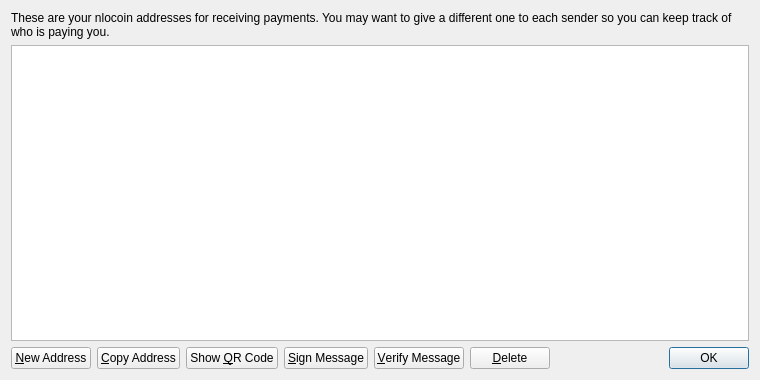
<?xml version="1.0" encoding="UTF-8"?>
<ui version="4.0">
 <class>AddressBookPage</class>
 <widget class="QWidget" name="AddressBookPage">
  <property name="geometry">
   <rect>
    <x>0</x>
    <y>0</y>
    <width>760</width>
    <height>380</height>
   </rect>
  </property>
  <property name="windowTitle">
   <string>Address Book</string>
  </property>
  <layout class="QVBoxLayout" name="verticalLayout">
   <item>
    <widget class="QLabel" name="labelExplanation">
     <property name="text">
      <string>These are your nlocoin addresses for receiving payments. You may want to give a different one to each sender so you can keep track of who is paying you.</string>
     </property>
     <property name="textFormat">
      <enum>Qt::PlainText</enum>
     </property>
     <property name="wordWrap">
      <bool>true</bool>
     </property>
    </widget>
   </item>
   <item>
    <widget class="QTableView" name="tableView">
     <property name="contextMenuPolicy">
      <enum>Qt::CustomContextMenu</enum>
     </property>
     <property name="toolTip">
      <string>Double-click to edit address or label</string>
     </property>
     <property name="tabKeyNavigation">
      <bool>false</bool>
     </property>
     <property name="alternatingRowColors">
      <bool>true</bool>
     </property>
     <property name="selectionMode">
      <enum>QAbstractItemView::SingleSelection</enum>
     </property>
     <property name="selectionBehavior">
      <enum>QAbstractItemView::SelectRows</enum>
     </property>
     <property name="sortingEnabled">
      <bool>true</bool>
     </property>
     <attribute name="verticalHeaderVisible">
      <bool>false</bool>
     </attribute>
    </widget>
   </item>
   <item>
    <layout class="QHBoxLayout" name="horizontalLayout">
     <item>
      <widget class="QPushButton" name="newAddressButton">
       <property name="toolTip">
        <string>Create a new address</string>
       </property>
       <property name="text">
        <string>&amp;New Address</string>
       </property>
       <property name="icon">
        <iconset resource="../bitcoin.qrc">
         <normaloff>:/icons/add</normaloff>:/icons/add</iconset>
       </property>
      </widget>
     </item>
     <item>
      <widget class="QPushButton" name="copyToClipboard">
       <property name="toolTip">
        <string>Copy the currently selected address to the system clipboard</string>
       </property>
       <property name="text">
        <string>&amp;Copy Address</string>
       </property>
       <property name="icon">
        <iconset resource="../bitcoin.qrc">
         <normaloff>:/icons/editcopy</normaloff>:/icons/editcopy</iconset>
       </property>
      </widget>
     </item>
     <item>
      <widget class="QPushButton" name="showQRCode">
       <property name="text">
        <string>Show &amp;QR Code</string>
       </property>
       <property name="icon">
        <iconset resource="../bitcoin.qrc">
         <normaloff>:/icons/qrcode</normaloff>:/icons/qrcode</iconset>
       </property>
      </widget>
     </item>
     <item>
      <widget class="QPushButton" name="signMessage">
       <property name="toolTip">
        <string>Sign a message to prove you own a Bitcoin address</string>
       </property>
       <property name="text">
        <string>&amp;Sign Message</string>
       </property>
       <property name="icon">
        <iconset resource="../bitcoin.qrc">
         <normaloff>:/icons/edit</normaloff>:/icons/edit</iconset>
       </property>
      </widget>
     </item>
     <item>
      <widget class="QPushButton" name="verifyMessage">
       <property name="toolTip">
        <string>Verify a message to ensure it was signed with a specified Bitcoin address</string>
       </property>
       <property name="text">
        <string>&amp;Verify Message</string>
       </property>
       <property name="icon">
        <iconset resource="../bitcoin.qrc">
         <normaloff>:/icons/transaction_0</normaloff>:/icons/transaction_0</iconset>
       </property>
      </widget>
     </item>
     <item>
      <widget class="QPushButton" name="deleteButton">
       <property name="toolTip">
        <string>Delete the currently selected address from the list. Only sending addresses can be deleted.</string>
       </property>
       <property name="text">
        <string>&amp;Delete</string>
       </property>
       <property name="icon">
        <iconset resource="../bitcoin.qrc">
         <normaloff>:/icons/remove</normaloff>:/icons/remove</iconset>
       </property>
      </widget>
     </item>
     <item>
      <spacer name="horizontalSpacer">
       <property name="orientation">
        <enum>Qt::Horizontal</enum>
       </property>
       <property name="sizeHint" stdset="0">
        <size>
         <width>40</width>
         <height>20</height>
        </size>
       </property>
      </spacer>
     </item>
     <item>
      <widget class="QDialogButtonBox" name="buttonBox">
       <property name="sizePolicy">
        <sizepolicy hsizetype="Maximum" vsizetype="Fixed">
         <horstretch>0</horstretch>
         <verstretch>0</verstretch>
        </sizepolicy>
       </property>
       <property name="standardButtons">
        <set>QDialogButtonBox::Ok</set>
       </property>
      </widget>
     </item>
    </layout>
   </item>
  </layout>
 </widget>
 <resources>
  <include location="../bitcoin.qrc"/>
 </resources>
 <connections/>
</ui>
